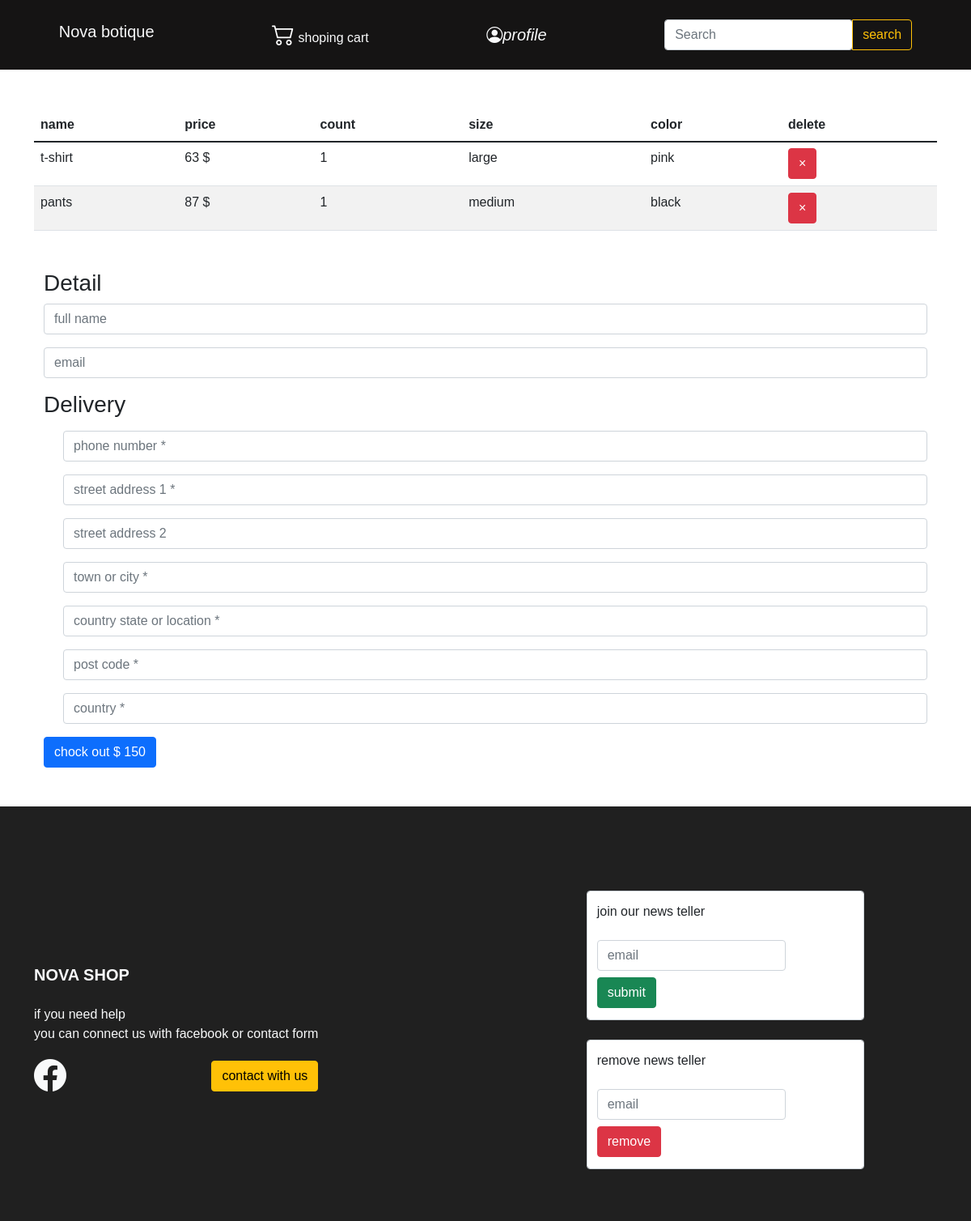
/user/shoping-cart (signed in), run on an earlier commit of the app's database.
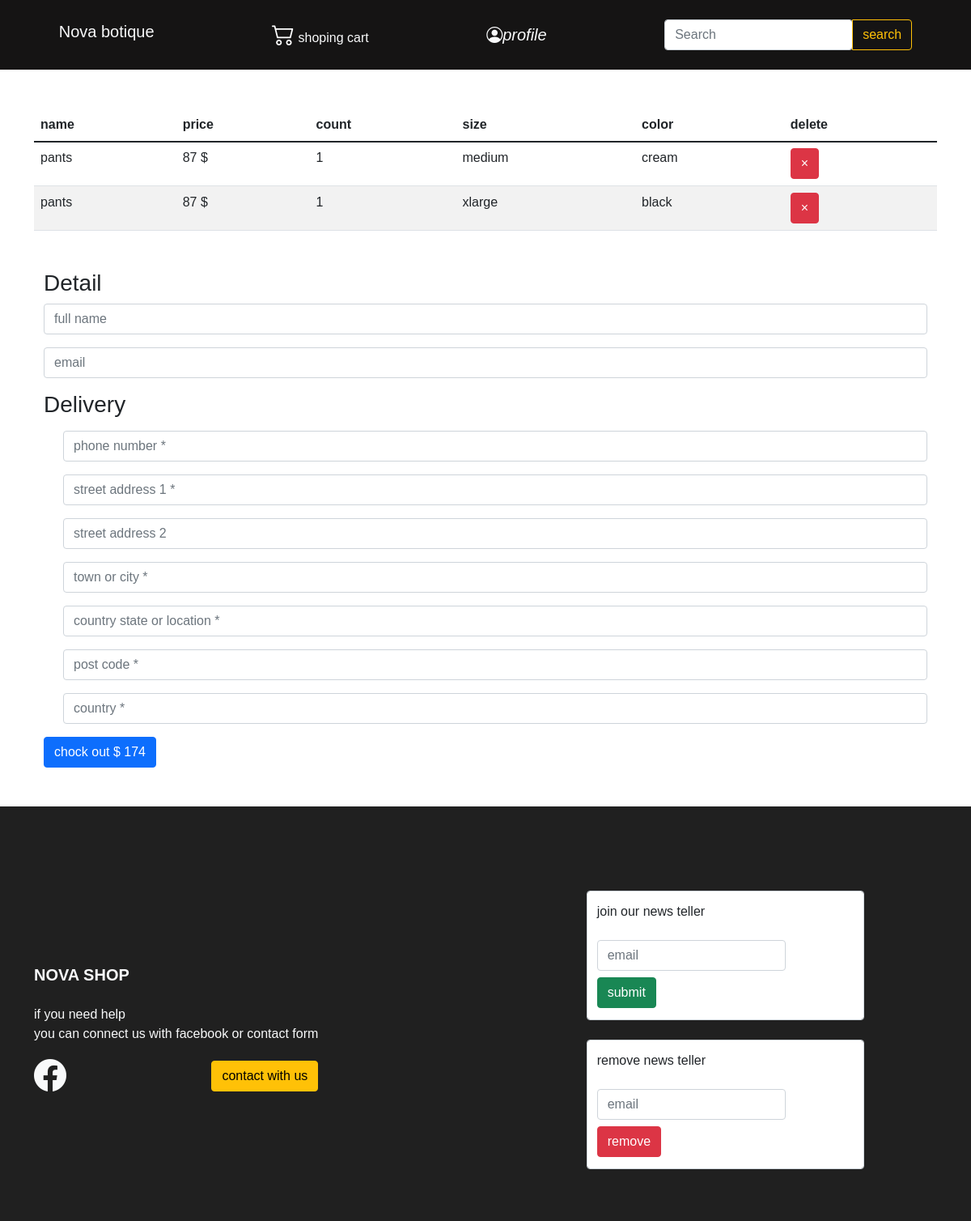
And on a later commit of the database.
### main_module/models.py (models this page shows, shortened)
class OrderDetail(models.Model):
    order = models.ForeignKey(Order, on_delete=models.CASCADE)
    product = models.ForeignKey( Products, on_delete=models.CASCADE,null=True)
    size=models.CharField(max_length=100,default='')
    color=models.CharField(max_length=100,default='')
    final_price = models.IntegerField(null=True, blank=True)
    count = models.IntegerField(default=1)

class Products(models.Model):
    name=models.CharField(max_length=300)
    slug=models.CharField(max_length=300)
    category=models.ForeignKey(Category,on_delete=models.CASCADE,null=True)
    price=models.IntegerField()
    size=models.CharField(max_length=200,null=True)
    size_small=models.CharField(max_length=200,null=True,blank=True)
    size_medium=models.CharField(max_length=200,null=True,blank=True)
    size_larg=models.CharField(max_length=200,null=True,blank=True)
    size_xlarg=models.CharField(max_length=200,null=True,blank=True)
    description=models.TextField(max_length=9000)
    image=models.ImageField(upload_to='products')
    favorit=models.ManyToManyField(User,blank=True)
    rate=models.IntegerField(default=0)
    discount=models.IntegerField(null=True,default=0)
    discount_price=models.IntegerField(null=True,default=0)
    color = models.CharField(max_length=200,null=True,blank=True)
    color2 =  models.CharField(max_length=200,null=True,blank=True)
    color3 =  models.CharField(max_length=2000,null=True,blank=True)

### account_module/views.py (the view, shortened to what this page needs)
# urls.py: path('shoping-cart',views.Shoping_cart.as_view(),name='shoping_cart'),
class Shoping_cart(View):
    def get(self,request):
         current_order, created = models.Order.objects.get_or_create(is_paid=False, userr_id=self.request.user.id)
         total_amount = 0
         for order_detail in current_order.orderdetail_set.all():
              total_amount += order_detail.product.price * order_detail.count
         context={
             'order_form':order_detail_form(),
             'order':current_order,
             'sum':total_amount
         }
         return render(request ,'shoping_cart.html',context)

### main_module/forms.py
class order_detail_form(forms.ModelForm):
    class Meta:
        model=order_data
        fields=('__all__')

### account_module/templates/shoping_cart.html (shortened to what this page needs)
{% extends 'main/base.html' %}
{% load  static %}
{% load widget_tweaks %}
{% block contect %}
    {% if user.is_authenticated %}
        <div class="container my-5"  >
        {% if sum == 0 %}
            <img src="{% static 'assets/img/empty profile.jpg' %}" width="420" height="420">
          {% else %}
            <table class="table table-striped">
              <thead>
                <tr>
                  <th scope="col">name</th>
                  <th scope="col">price</th>
                  <th scope="col">count</th>
                  <th scope="col">size</th>
                  <th scope="col">color</th>
                  <th scope="col">delete</th>
                </tr>
              </thead>
              <tbody>
                <tr>
                   {% for foo in order.orderdetail_set.all  %}
                      <tr >
                  <td>{{ foo.product.name}}</td>
                 <td>{{ foo.product.price}} $</td>
                 <td >{{ foo.count}}</td>
                 <td >{{ foo.size}}</td>
                 <td >{{ foo.color}}</td>
                 <td><button type="button" onclick="modify_order({{ foo.pk }})"  class="btn btn-danger">&times;</button></td>
                </tr>
                    {% endfor %}
              </tbody>
            </table>
            <form class="container my-5"   method="post" action="{% url 'shoping_cart' %}">
                <p class="h3 ">Detail</p>
              <div class="mb-3">
                  {% render_field order_form.full_name class+="form-control" placeholder+='full name' %}
              </div>
              <div class="mb-3">
                   {% render_field order_form.email_address class+="form-control" placeholder+='email' %}
              </div>
                <p class="h3 my-3">Delivery</p>
              <div class="mb-3 form-check">
                {% render_field order_form.phone_number class+="form-control" placeholder+='phone number *' %}
              </div>
                 <div class="mb-3 form-check">
                {% render_field order_form.street_address1 class+="form-control" placeholder+='street address 1 *' %}
              </div>
                 <div class="mb-3 form-check">
                {% render_field order_form.street_address2 class+="form-control" placeholder+='street address 2' %}
              </div>
                 <div class="mb-3 form-check">
                {% render_field order_form.town_or_city class+="form-control" placeholder+='town or city *' %}
              </div>
                 <div class="mb-3 form-check">
                {% render_field order_form.country_state_or_location class+="form-control" placeholder+='country state or location *' %}
              </div>
                 <div class="mb-3 form-check">
                {% render_field order_form.post_code class+="form-control" placeholder+='post code *' %}
              </div>
                 <div class="mb-3 form-check">
                {% render_field order_form.country class+="form-control" placeholder+='country *' %}
              </div>
              <button type="submit" class="btn btn-primary">
                        chock out $ {{ sum }}
           </button>
            </form>
            {% endif %}
        </div>
                {% endif %}
{% endblock %}

What changed in the data, as far as the page shows it:
removed OrderDetail: product.name "t-shirt", product.price "63", count "1", size "large", color "pink"
removed OrderDetail: product.name "pants", product.price "87", count "1", size "medium", color "black"
added OrderDetail: product.name "pants", product.price "87", count "1", size "medium", color "cream"
added OrderDetail: product.name "pants", product.price "87", count "1", size "xlarge", color "black"
Also different on the page:
{{ sum }}: "150" → "174"
